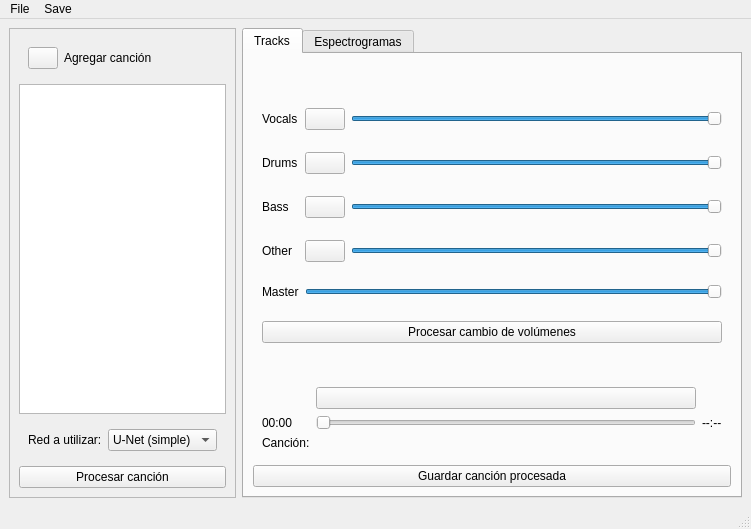
<?xml version="1.0" encoding="UTF-8"?>
<ui version="4.0">
 <class>MainWindow</class>
 <widget class="QMainWindow" name="MainWindow">
  <property name="geometry">
   <rect>
    <x>0</x>
    <y>0</y>
    <width>728</width>
    <height>529</height>
   </rect>
  </property>
  <property name="windowTitle">
   <string>Music Source Separation - Test App</string>
  </property>
  <widget class="QWidget" name="centralwidget">
   <layout class="QHBoxLayout" name="horizontalLayout">
    <item>
     <widget class="QFrame" name="frame">
      <property name="maximumSize">
       <size>
        <width>300</width>
        <height>16777215</height>
       </size>
      </property>
      <property name="frameShape">
       <enum>QFrame::StyledPanel</enum>
      </property>
      <property name="frameShadow">
       <enum>QFrame::Raised</enum>
      </property>
      <layout class="QVBoxLayout" name="verticalLayout">
       <item>
        <widget class="QWidget" name="widget" native="true">
         <layout class="QGridLayout" name="gridLayout">
          <item row="0" column="1">
           <widget class="QLabel" name="label">
            <property name="text">
             <string>Agregar canción</string>
            </property>
           </widget>
          </item>
          <item row="0" column="0">
           <widget class="QPushButton" name="addSongPushButton">
            <property name="maximumSize">
             <size>
              <width>30</width>
              <height>16777215</height>
             </size>
            </property>
            <property name="cursor">
             <cursorShape>ArrowCursor</cursorShape>
            </property>
            <property name="styleSheet">
             <string notr="true">image: url(:/button_images/assets/mas_simb.png);</string>
            </property>
            <property name="text">
             <string/>
            </property>
            <property name="autoDefault">
             <bool>false</bool>
            </property>
            <property name="default">
             <bool>false</bool>
            </property>
           </widget>
          </item>
         </layout>
        </widget>
       </item>
       <item>
        <widget class="QListWidget" name="songsListWidget"/>
       </item>
       <item>
        <widget class="QWidget" name="widget_2" native="true">
         <layout class="QHBoxLayout" name="horizontalLayout_2">
          <item>
           <widget class="QLabel" name="label_2">
            <property name="text">
             <string>Red a utilizar:</string>
            </property>
           </widget>
          </item>
          <item>
           <widget class="QComboBox" name="chooseNetComboBox">
            <item>
             <property name="text">
              <string>U-Net (simple)</string>
             </property>
            </item>
            <item>
             <property name="text">
              <string>OPEN-UNMIX</string>
             </property>
            </item>
           </widget>
          </item>
         </layout>
        </widget>
       </item>
       <item>
        <widget class="QPushButton" name="processSongPushButton">
         <property name="text">
          <string>Procesar canción</string>
         </property>
        </widget>
       </item>
      </layout>
     </widget>
    </item>
    <item>
     <widget class="QTabWidget" name="tabWidget_2">
      <property name="minimumSize">
       <size>
        <width>500</width>
        <height>0</height>
       </size>
      </property>
      <property name="currentIndex">
       <number>0</number>
      </property>
      <widget class="QWidget" name="tabWidget_2Page1">
       <attribute name="title">
        <string>Tracks</string>
       </attribute>
       <layout class="QGridLayout" name="gridLayout_2">
        <item row="4" column="0">
         <widget class="QPushButton" name="saveSongPushButton">
          <property name="text">
           <string>Guardar canción procesada</string>
          </property>
         </widget>
        </item>
        <item row="3" column="0">
         <widget class="QWidget" name="widget_3" native="true">
          <layout class="QGridLayout" name="gridLayout_4">
           <item row="2" column="0">
            <widget class="QLabel" name="currentSongMinuteLabel">
             <property name="text">
              <string>00:00</string>
             </property>
            </widget>
           </item>
           <item row="2" column="1">
            <widget class="QSlider" name="musicScrollerHorizontalSlider">
             <property name="maximum">
              <number>3600</number>
             </property>
             <property name="orientation">
              <enum>Qt::Horizontal</enum>
             </property>
            </widget>
           </item>
           <item row="2" column="3">
            <widget class="QLabel" name="totalSongDurationLabel">
             <property name="text">
              <string>--:--</string>
             </property>
            </widget>
           </item>
           <item row="0" column="1">
            <widget class="QPushButton" name="playSongPushButton">
             <property name="maximumSize">
              <size>
               <width>16777215</width>
               <height>16777215</height>
              </size>
             </property>
             <property name="contextMenuPolicy">
              <enum>Qt::DefaultContextMenu</enum>
             </property>
             <property name="layoutDirection">
              <enum>Qt::LeftToRight</enum>
             </property>
             <property name="styleSheet">
              <string notr="true">image: url(:/button_images/assets/play_simb.png);</string>
             </property>
             <property name="text">
              <string/>
             </property>
            </widget>
           </item>
           <item row="3" column="1">
            <widget class="QLabel" name="chosenSongLabel">
             <property name="text">
              <string/>
             </property>
            </widget>
           </item>
           <item row="3" column="0">
            <widget class="QLabel" name="label_7">
             <property name="text">
              <string>Canción:</string>
             </property>
            </widget>
           </item>
          </layout>
         </widget>
        </item>
        <item row="1" column="0">
         <widget class="QStackedWidget" name="stackedWidget">
          <property name="currentIndex">
           <number>0</number>
          </property>
          <widget class="QWidget" name="page">
           <layout class="QGridLayout" name="gridLayout_3">
            <item row="3" column="2">
             <widget class="QSlider" name="otherVolumeHorizontalSlider">
              <property name="maximum">
               <number>100</number>
              </property>
              <property name="value">
               <number>100</number>
              </property>
              <property name="orientation">
               <enum>Qt::Horizontal</enum>
              </property>
             </widget>
            </item>
            <item row="5" column="0">
             <widget class="QLabel" name="label_8">
              <property name="text">
               <string>Master</string>
              </property>
             </widget>
            </item>
            <item row="0" column="2">
             <widget class="QSlider" name="vocalsVolumeHorizontalSlider">
              <property name="maximum">
               <number>100</number>
              </property>
              <property name="value">
               <number>100</number>
              </property>
              <property name="orientation">
               <enum>Qt::Horizontal</enum>
              </property>
             </widget>
            </item>
            <item row="2" column="2">
             <widget class="QSlider" name="bassVolumeHorizontalSlider">
              <property name="maximum">
               <number>100</number>
              </property>
              <property name="value">
               <number>100</number>
              </property>
              <property name="orientation">
               <enum>Qt::Horizontal</enum>
              </property>
             </widget>
            </item>
            <item row="3" column="1">
             <widget class="QPushButton" name="muteOtherPushButton">
              <property name="styleSheet">
               <string notr="true">image: url(:/button_images/assets/mute.png);</string>
              </property>
              <property name="text">
               <string/>
              </property>
             </widget>
            </item>
            <item row="1" column="2">
             <widget class="QSlider" name="drumsVolumeHorizontalSlider">
              <property name="maximum">
               <number>100</number>
              </property>
              <property name="value">
               <number>100</number>
              </property>
              <property name="orientation">
               <enum>Qt::Horizontal</enum>
              </property>
             </widget>
            </item>
            <item row="1" column="1">
             <widget class="QPushButton" name="muteDrumsPushButton">
              <property name="styleSheet">
               <string notr="true">image: url(:/button_images/assets/mute.png);</string>
              </property>
              <property name="text">
               <string/>
              </property>
             </widget>
            </item>
            <item row="0" column="0">
             <widget class="QLabel" name="label_3">
              <property name="text">
               <string>Vocals</string>
              </property>
             </widget>
            </item>
            <item row="2" column="0">
             <widget class="QLabel" name="label_6">
              <property name="text">
               <string>Bass</string>
              </property>
             </widget>
            </item>
            <item row="0" column="1">
             <widget class="QPushButton" name="muteVocalsPushButton">
              <property name="styleSheet">
               <string notr="true">image: url(:/button_images/assets/mute.png);</string>
              </property>
              <property name="text">
               <string/>
              </property>
             </widget>
            </item>
            <item row="1" column="0">
             <widget class="QLabel" name="label_4">
              <property name="text">
               <string>Drums</string>
              </property>
             </widget>
            </item>
            <item row="6" column="0" colspan="3">
             <widget class="QPushButton" name="changeVolumePushButton">
              <property name="text">
               <string>Procesar cambio de volúmenes</string>
              </property>
             </widget>
            </item>
            <item row="2" column="1">
             <widget class="QPushButton" name="muteBassPushButton">
              <property name="styleSheet">
               <string notr="true">image: url(:/button_images/assets/mute.png);</string>
              </property>
              <property name="text">
               <string/>
              </property>
             </widget>
            </item>
            <item row="5" column="1" colspan="2">
             <widget class="QSlider" name="globalVolumeHorizontalSlider">
              <property name="value">
               <number>99</number>
              </property>
              <property name="orientation">
               <enum>Qt::Horizontal</enum>
              </property>
             </widget>
            </item>
            <item row="3" column="0">
             <widget class="QLabel" name="label_5">
              <property name="text">
               <string>Other</string>
              </property>
             </widget>
            </item>
           </layout>
          </widget>
          <widget class="QWidget" name="page_2"/>
         </widget>
        </item>
        <item row="0" column="0">
         <widget class="QLabel" name="proceesingLabel">
          <property name="text">
           <string/>
          </property>
         </widget>
        </item>
       </layout>
      </widget>
      <widget class="QWidget" name="tab">
       <attribute name="title">
        <string>Espectrogramas</string>
       </attribute>
      </widget>
     </widget>
    </item>
   </layout>
  </widget>
  <widget class="QMenuBar" name="menubar">
   <property name="geometry">
    <rect>
     <x>0</x>
     <y>0</y>
     <width>728</width>
     <height>21</height>
    </rect>
   </property>
   <widget class="QMenu" name="menuFile">
    <property name="title">
     <string>File</string>
    </property>
   </widget>
   <widget class="QMenu" name="menuSave">
    <property name="title">
     <string>Save</string>
    </property>
   </widget>
   <addaction name="menuFile"/>
   <addaction name="menuSave"/>
  </widget>
  <widget class="QStatusBar" name="statusbar"/>
 </widget>
 <resources>
  <include location="../resources/assd_resources.qrc"/>
 </resources>
 <connections/>
</ui>
